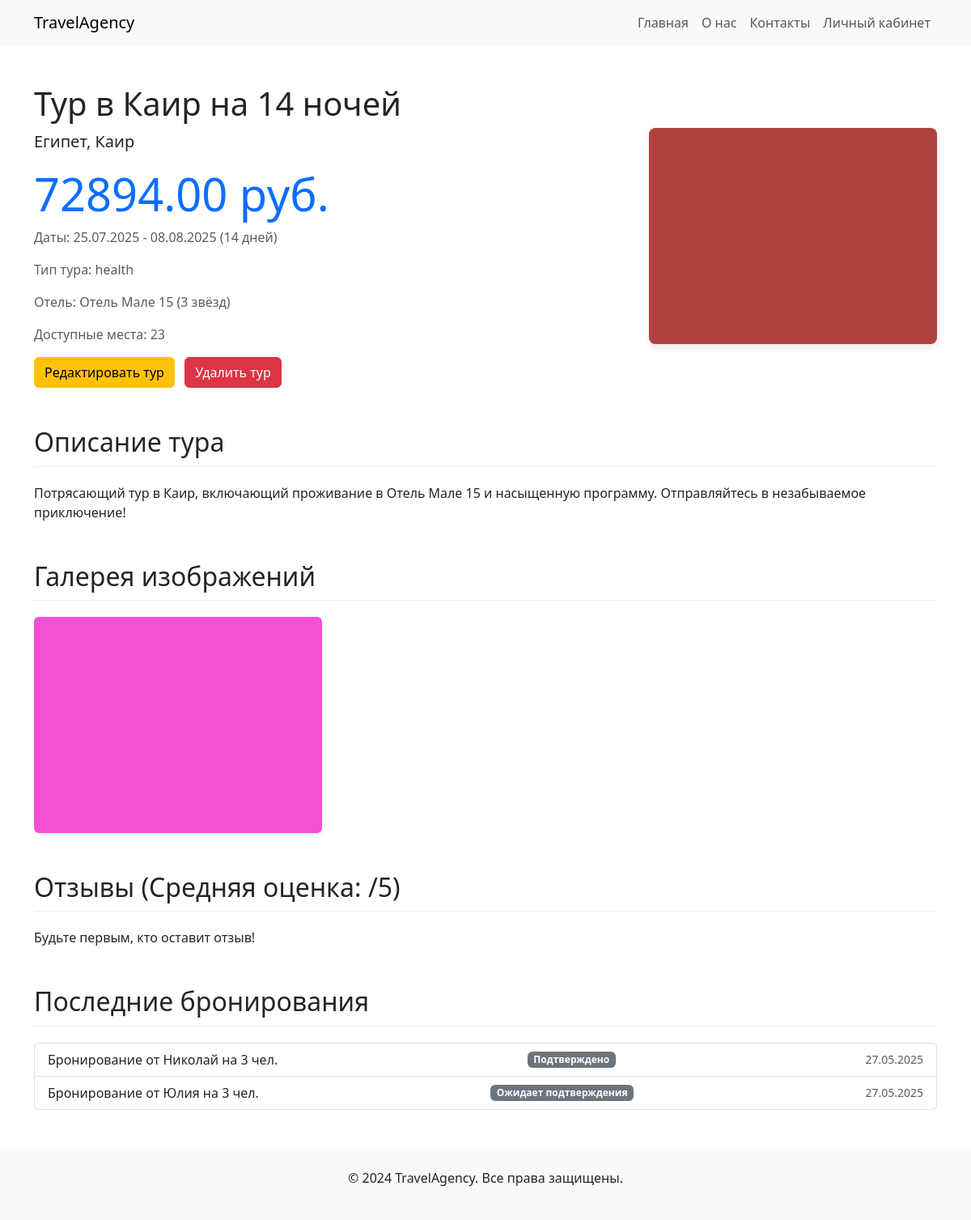
Page /tour/4/ on the earlier database version.
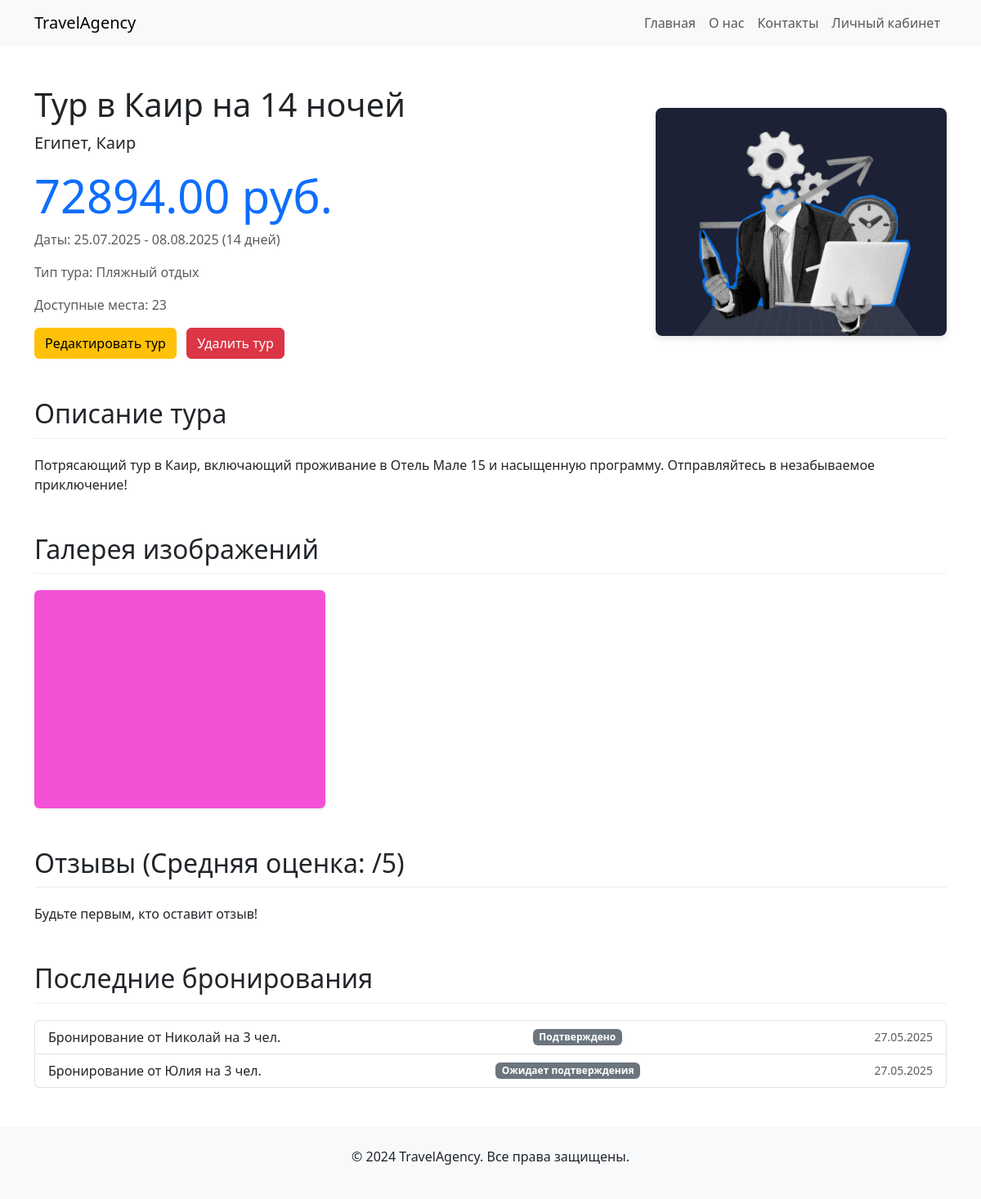
Same page on the later database version.
### tours/models.py (models this page shows, shortened)
class Tour(models.Model):
    TOUR_TYPES = [
        ('beach', 'Пляжный отдых'),
        ('excursion', 'Экскурсионный'),
        ('adventure', 'Приключения'),
        ('ski', 'Горнолыжный'),
        ('cruise', 'Круиз'),
        ('medical', 'Оздоровительный'),
        ('business', 'Деловой'),
        ('other', 'Другое'),
    ]
    title = models.CharField(max_length=200, verbose_name="Название тура")
    country = models.ForeignKey(Country, on_delete=models.SET_NULL, null=True, verbose_name="Страна")
    city = models.ForeignKey(City, on_delete=models.SET_NULL, null=True, verbose_name="Город")
    hotel = models.ForeignKey(Hotel, on_delete=models.SET_NULL, null=True, blank=True, verbose_name="Отель")
    price = models.DecimalField(max_digits=10, decimal_places=2, verbose_name="Цена")
    start_date = models.DateField(verbose_name="Дата начала")
    end_date = models.DateField(verbose_name="Дата окончания")
    duration = models.IntegerField(verbose_name="Продолжительность (дни)")
    available_slots = models.IntegerField(verbose_name="Доступные места")
    tour_type = models.CharField(max_length=50, choices=TOUR_TYPES, default='other', verbose_name="Тип тура")
    description = models.TextField(verbose_name="Описание тура")
    main_image = models.ForeignKey(Image, on_delete=models.SET_NULL, null=True, blank=True,
                                   related_name='tours_main_image', verbose_name="Главное изображение")
    images = models.ManyToManyField(Image, blank=True, related_name='tours_gallery', verbose_name="Галерея изображений")
    class Meta:
        verbose_name = "Тур"
        verbose_name_plural = "Туры"
        ordering = ['start_date']

class Hotel(models.Model):
    name = models.CharField(max_length=200, verbose_name="Название отеля")
    stars = models.IntegerField(choices=[(i, str(i)) for i in range(1, 6)], verbose_name="Количество звёзд")
    address = models.CharField(max_length=255, verbose_name="Адрес")
    description = models.TextField(verbose_name="Описание")
    country = models.ForeignKey(Country, on_delete=models.SET_NULL, null=True, blank=True, verbose_name="Страна")
    city = models.ForeignKey(City, on_delete=models.SET_NULL, null=True, blank=True, verbose_name="Город")
    images = models.ManyToManyField('Image', blank=True,
                                    verbose_name="Изображения отеля")  # <-- ЭТУ СТРОКУ НУЖНО ДОБАВИТЬ ОБРАТНО
    class Meta:
        verbose_name = "Отель"
        verbose_name_plural = "Отели"
        ordering = ['name']

class Image(models.Model):
    image = models.ImageField(upload_to='tour_images/', verbose_name="Файл изображения")
    caption = models.CharField(max_length=255, blank=True, verbose_name="Подпись")
    class Meta:
        verbose_name = "Изображение"
        verbose_name_plural = "Изображения"

class Country(models.Model):
    name = models.CharField(max_length=100, unique=True, verbose_name="Название страны")
    class Meta:
        verbose_name = "Страна"
        verbose_name_plural = "Страны"
        ordering = ['name']

class City(models.Model):
    name = models.CharField(max_length=100, verbose_name="Название города")
    country = models.ForeignKey(Country, on_delete=models.CASCADE, related_name='cities', verbose_name="Страна")
    class Meta:
        verbose_name = "Город"
        verbose_name_plural = "Города"
        unique_together = ('name', 'country')
        ordering = ['name']

### tours/views.py (the view)
# urls.py: path('tour/<int:tour_id>/', views.tour_detail, name='tour_detail'),
def tour_detail(request, tour_id):
    tour = get_object_or_404(Tour, pk=tour_id)
    reviews = Review.objects.filter(tour=tour).order_by('-created_at')
    average_rating = reviews.aggregate(Avg('rating'))['rating__avg']
    bookings = Booking.objects.filter(tour=tour).order_by('-booking_date')[:5]
    context = {
        'tour': tour,
        'reviews': reviews,
        'average_rating': average_rating,
        'bookings': bookings,
    }
    return render(request, 'tours/tour_detail.html', context)

### tours/templates/tours/tour_detail.html (shortened to what the changed rows need)
{% load static %}
<!DOCTYPE html>
<html lang="ru">
<head>
    <link href="https://cdn.jsdelivr.net/npm/bootstrap@5.3.0/dist/css/bootstrap.min.css" rel="stylesheet">
    <link rel="stylesheet" href="{% static 'css/tour_detail.css' %}">
</head>
<body>
    <main class="container my-5">
        <div class="row tour-header align-items-center">
            <div class="col-md-8">
                <h1>{{ tour.title }}</h1>
                <p class="lead">{{ tour.country.name }}, {{ tour.city.name }}</p>
                <h2 class="text-primary display-4">{{ tour.price }} руб.</h2>
                <p class="text-muted">Даты: {{ tour.start_date|date:"d.m.Y" }} - {{ tour.end_date|date:"d.m.Y" }} ({{ tour.duration }} дней)</p>
                <p class="text-muted">Тип тура: {{ tour.get_tour_type_display }}</p>
                {% if tour.hotel %}
                    <p class="text-muted">Отель: {{ tour.hotel.name }} ({{ tour.hotel.stars }} звёзд)</p>
                {% endif %}
                <p class="text-muted">Доступные места: {{ tour.available_slots }}</p>
                <a href="{% url 'tour_edit' tour.pk %}" class="btn btn-warning me-2">Редактировать тур</a>
                <a href="{% url 'tour_delete' tour.pk %}" class="btn btn-danger">Удалить тур</a>
            </div>
            <div class="col-md-4">
                {% if tour.main_image %}
                    <img src="{{ tour.main_image.image.url }}" alt="{{ tour.title }}" class="tour-image">
                {% else %}
                    <img src="https://via.placeholder.com/400x300?text=Нет+главного+фото" alt="Нет главного фото" class="tour-image">
                {% endif %}
            </div>
        </div>
        <section class="mt-5">
            <h2 class="section-title">Описание тура</h2>
            <p>{{ tour.description|linebreaksbr }}</p>
        </section>
        {% if tour.images.all %}
        <section class="mt-5">
            <h2 class="section-title">Галерея изображений</h2>
        </section>
        {% endif %}
        <section class="mt-5">
            <h2 class="section-title">Отзывы (Средняя оценка: {{ average_rating|floatformat:1 }}/5)</h2>
        </section>
        <section class="mt-5">
            <h2 class="section-title">Последние бронирования</h2>
        </section>
    </main>
</body>
</html>

Differences in the rows shown:
changed Tour "Тур в Каир на 14 ночей": tour_type "health" → "Пляжный отдых"; main_image.image: a different picture; hotel_id 16 → empty (drawn); hotel.name "Отель Мале 15" → (not shown); hotel.stars "3" → (not shown)
Other differences:
text no longer shown: "Отель: ( звёзд)"
